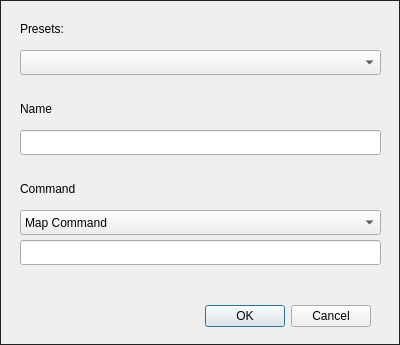
<?xml version="1.0" encoding="UTF-8"?>
<ui version="4.0">
 <class>AddCommandDialog</class>
 <widget class="QDialog" name="AddCommandDialog">
  <property name="geometry">
   <rect>
    <x>0</x>
    <y>0</y>
    <width>400</width>
    <height>345</height>
   </rect>
  </property>
  <property name="windowTitle">
   <string>Add command</string>
  </property>
  <property name="styleSheet">
   <string notr="true">QDialog {
    border: 1px solid #222;
}</string>
  </property>
  <widget class="QDialogButtonBox" name="buttonBox">
   <property name="geometry">
    <rect>
     <x>30</x>
     <y>300</y>
     <width>341</width>
     <height>32</height>
    </rect>
   </property>
   <property name="orientation">
    <enum>Qt::Horizontal</enum>
   </property>
   <property name="standardButtons">
    <set>QDialogButtonBox::Cancel|QDialogButtonBox::Ok</set>
   </property>
  </widget>
  <widget class="QLineEdit" name="commandText">
   <property name="geometry">
    <rect>
     <x>20</x>
     <y>240</y>
     <width>361</width>
     <height>25</height>
    </rect>
   </property>
  </widget>
  <widget class="QComboBox" name="commandTypeBox">
   <property name="geometry">
    <rect>
     <x>20</x>
     <y>210</y>
     <width>361</width>
     <height>25</height>
    </rect>
   </property>
   <item>
    <property name="text">
     <string>Map Command</string>
    </property>
   </item>
   <item>
    <property name="text">
     <string>Console Command</string>
    </property>
   </item>
  </widget>
  <widget class="QLabel" name="label">
   <property name="geometry">
    <rect>
     <x>20</x>
     <y>180</y>
     <width>361</width>
     <height>17</height>
    </rect>
   </property>
   <property name="text">
    <string>Command</string>
   </property>
  </widget>
  <widget class="QLabel" name="label_2">
   <property name="geometry">
    <rect>
     <x>20</x>
     <y>20</y>
     <width>361</width>
     <height>17</height>
    </rect>
   </property>
   <property name="text">
    <string>Presets:</string>
   </property>
  </widget>
  <widget class="QComboBox" name="presetBox">
   <property name="geometry">
    <rect>
     <x>20</x>
     <y>50</y>
     <width>361</width>
     <height>25</height>
    </rect>
   </property>
  </widget>
  <widget class="QLabel" name="label_3">
   <property name="geometry">
    <rect>
     <x>20</x>
     <y>100</y>
     <width>361</width>
     <height>17</height>
    </rect>
   </property>
   <property name="text">
    <string>Name</string>
   </property>
  </widget>
  <widget class="QLineEdit" name="nameText">
   <property name="geometry">
    <rect>
     <x>20</x>
     <y>130</y>
     <width>361</width>
     <height>25</height>
    </rect>
   </property>
  </widget>
 </widget>
 <tabstops>
  <tabstop>nameText</tabstop>
  <tabstop>commandTypeBox</tabstop>
  <tabstop>commandText</tabstop>
  <tabstop>presetBox</tabstop>
 </tabstops>
 <resources/>
 <connections>
  <connection>
   <sender>buttonBox</sender>
   <signal>rejected()</signal>
   <receiver>AddCommandDialog</receiver>
   <slot>reject()</slot>
   <hints>
    <hint type="sourcelabel">
     <x>316</x>
     <y>211</y>
    </hint>
    <hint type="destinationlabel">
     <x>286</x>
     <y>274</y>
    </hint>
   </hints>
  </connection>
 </connections>
</ui>
